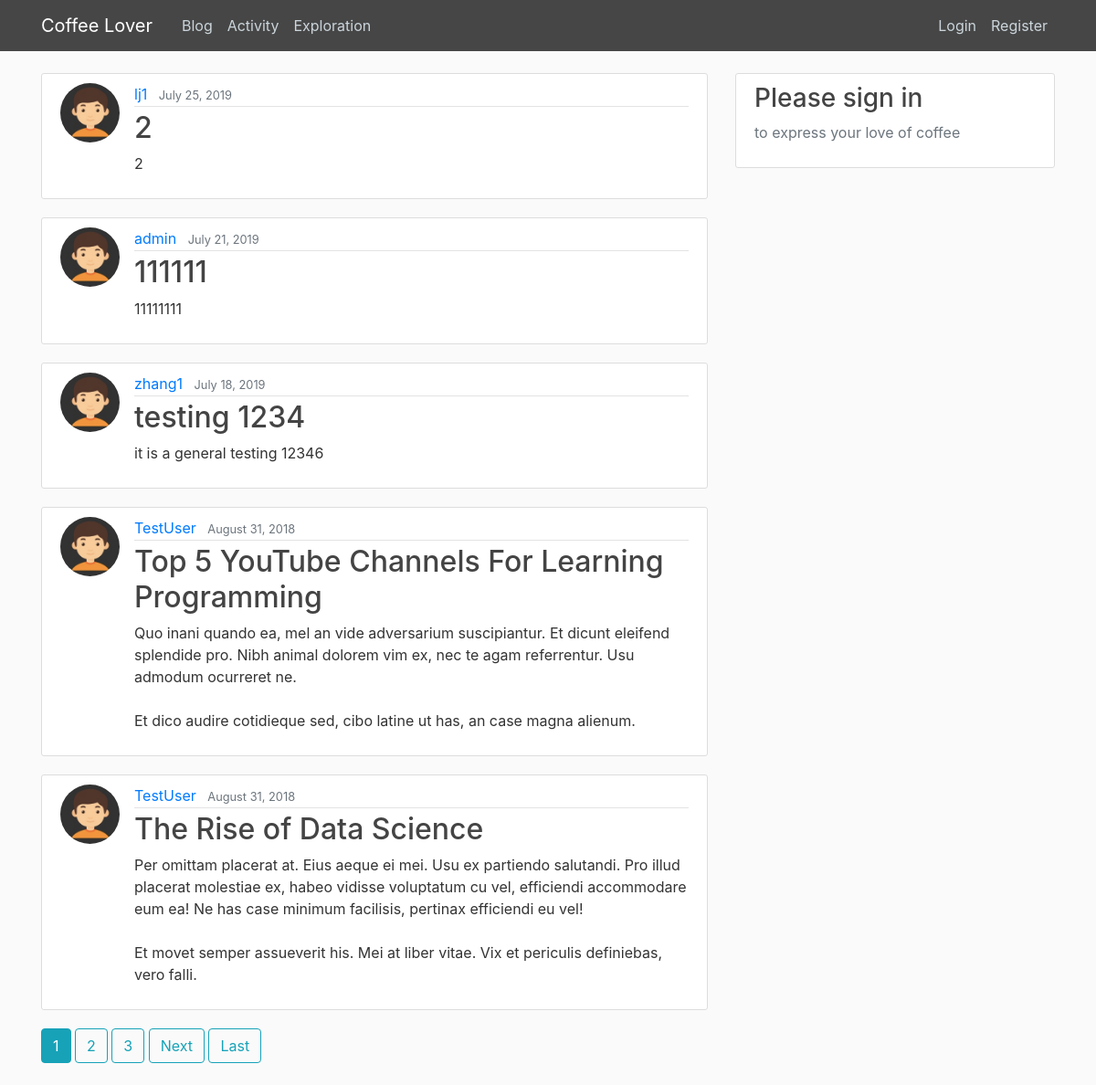
The page / on the database its author committed.
### blog/models.py (models this page shows, shortened)
class Post(models.Model):
    title = models.CharField(max_length=100)
    content = models.TextField()
    date_posted = models.DateTimeField(default=timezone.now)
    author = models.ForeignKey(User, on_delete=models.CASCADE)

### users/models.py (models this page shows, shortened)
class Profile(models.Model):
    user = models.OneToOneField(User, on_delete=models.CASCADE)
    image = models.ImageField(default='default.jpg', upload_to='profile_pics')

### blog/views.py (the view)
# urls.py: path('', PostListView.as_view(), name='blog-home'),
class PostListView(ListView):
    model = Post
    template_name = 'blog/home.html'  # <app>/<model>_<viewtype>.html
    context_object_name = 'posts'
    ordering = ['-date_posted']
    paginate_by = 5

### blog/templates/blog/home.html (shortened to what this page needs)
{% extends "blog/base.html" %}
{% block content %}
    {% for post in posts %}
        <article class="media content-section">
          <img class="rounded-circle article-img" src="{{ post.author.profile.image.url }}">
          <div class="media-body">
            <div class="article-metadata">
              <a class="mr-2" href="{% url 'user-posts' post.author.username %}">{{ post.author }}</a>
              <small class="text-muted">{{ post.date_posted|date:"F d, Y" }}</small>
            </div>
            <h2><a class="article-title" href="{% url 'post-detail' post.id %}">{{ post.title }}</a></h2>
            <p class="article-content">{{ post.content }}</p>
          </div>
        </article>
    {% endfor %}
    {% if is_paginated %}
      {% for num in page_obj.paginator.page_range %}
        {% if page_obj.number == num %}
          <a class="btn btn-info mb-4" href="?page={{ num }}">{{ num }}</a>
        {% elif num > page_obj.number|add:'-3' and num < page_obj.number|add:'3' %}
          <a class="btn btn-outline-info mb-4" href="?page={{ num }}">{{ num }}</a>
        {% endif %}
      {% endfor %}
      {% if page_obj.has_next %}
        <a class="btn btn-outline-info mb-4" href="?page={{ page_obj.next_page_number }}">Next</a>
        <a class="btn btn-outline-info mb-4" href="?page={{ page_obj.paginator.num_pages }}">Last</a>
      {% endif %}
    {% endif %}
{% endblock content %}

### blog/templates/blog/base.html (shortened to what this page needs)
{% load static %}
<!DOCTYPE html>
<html>
<head>
    <link rel="stylesheet" href="https://maxcdn.bootstrapcdn.com/bootstrap/4.0.0/css/bootstrap.min.css">
    <link rel="stylesheet" type="text/css" href="{% static 'blog/main.css' %}">
</head>
<body>
    <header class="site-header">
      <nav class="navbar navbar-expand-md navbar-dark bg-steel fixed-top">
        <div class="container">
          <a class="navbar-brand mr-4" href="{% url 'blog-home' %}">Coffee Lover</a>
          <div class="collapse navbar-collapse" id="navbarToggle">
            <div class="navbar-nav mr-auto">
              <a class="nav-item nav-link" href="{% url 'blog-home' %}">Blog</a>
              <a class="nav-item nav-link" href="{% url 'blog-activity' %}">Activity</a>
              <a class="nav-item nav-link" href="{% url 'blog-exploration' %}">Exploration</a>
            </div>
            <div class="navbar-nav">
              {% if user.is_authenticated %}
                <a class="nav-item nav-link" href="{% url 'profile' %}">Profile</a>
                <a class="nav-item nav-link" href="{% url 'logout' %}">Logout</a>
              {% else %}
                <a class="nav-item nav-link" href="{% url 'login' %}">Login</a>
                <a class="nav-item nav-link" href="{% url 'register' %}">Register</a>
              {% endif %}
            </div>
          </div>
        </div>
      </nav>
    </header>
    <main role="main" class="container">
      <div class="row">
        <div class="col-md-8">
          {% block content %}{% endblock %}
        </div>
        <div class="col-md-4">
          <div class="content-section">
              {% if user.is_authenticated %}
              <h3>{{ user.username }}</h3>
                <ul class="list-group">
                  <li class="list-group-item list-group-item-light">
                    <a class="list-group-light" href="{% url 'post-create' %}">Write A New Post</a>
                  </li>
                <li class="list-group-item list-group-item-light">
                    <a class="list-group-light" href="{% url 'act-create' %}">Create A New Activity</a>
                  </li>
                  <li class="list-group-item list-group-item-light">
                    <a class="list-group-light" href="{% url 'user-posts' user %}" >My Posts</a>
                  </li>
                  <li class="list-group-item list-group-item-light">
                    <a class="list-group-light" href="{% url 'user-acts' user %}" >My Activities</a>
                  </li>
              {% else %}
                <h3>Please sign in</h3>
                <p class='text-muted'>to express your love of coffee
              {% endif %}
            </p>
          </div>
        </div>
      </div>
    </main>
</body>
</html>

### blog/static/blog/main.css (style rules this page uses)
body { background: #fafafa; color: #333333; margin-top: 5rem; }
h1, h2, h3, h4, h5, h6 { color: #444444; }
.bg-steel { background-color: #464646; }
.site-header .navbar-nav .nav-link { color: #cbd5db; }
.content-section { background: #ffffff; padding: 10px 20px; border: 1px solid #dddddd; border-radius: 3px; margin-bottom: 20px; }
.article-title { color: #444444; }
.article-content { white-space: pre-line; }
.article-img { height: 65px; width: 65px; margin-right: 16px; }
.article-metadata { padding-bottom: 1px; margin-bottom: 4px; border-bottom: 1px solid #e3e3e3 }

### rows shown on the page
Post: author.profile.image (placeholder picture), author "lj1", date_posted "July 25, 2019", title "2", content "2"
Post: author.profile.image (placeholder picture), author "admin", date_posted "July 21, 2019", title "111111", content "11111111"
Post: author.profile.image (placeholder picture), author "zhang1", date_posted "July 18, 2019", title "testing 1234", content "it is a general testing 12346"
Post: author.profile.image (placeholder picture), author "TestUser", date_posted "August 31, 2018", title "Top 5 YouTube Channels For Learning Programming", content "Quo inani quando ea, mel an vide adversarium suscipiantur. Et dicunt eleifend splendide pro. Nibh animal dolorem vim ex, nec te agam referrentur. Usu admodum ocurreret ne. Et dico audire cotidieque sed, cibo latine ut has, an case magna alienum."
Post: author.profile.image (placeholder picture), author "TestUser", date_posted "August 31, 2018", title "The Rise of Data Science", content "Per omittam placerat at. Eius aeque ei mei. Usu ex partiendo salutandi. Pro illud placerat molestiae ex, habeo vidisse voluptatum cu vel, efficiendi accommodare eum ea! Ne has case minimum facilisis, pertinax efficiendi eu vel! Et movet semper assueverit his. Mei at liber vitae. Vix et periculis definiebas, vero falli."

### other values the page prints
{{ num }} "1"
{{ num }} "2" "3"
